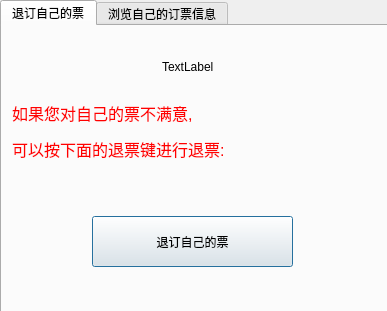
<?xml version="1.0" encoding="UTF-8"?>
<ui version="4.0">
 <class>UserDialog</class>
 <widget class="QDialog" name="UserDialog">
  <property name="geometry">
   <rect>
    <x>0</x>
    <y>0</y>
    <width>387</width>
    <height>311</height>
   </rect>
  </property>
  <property name="windowTitle">
   <string>Dialog</string>
  </property>
  <widget class="QTabWidget" name="tabWidget">
   <property name="geometry">
    <rect>
     <x>0</x>
     <y>0</y>
     <width>391</width>
     <height>321</height>
    </rect>
   </property>
   <property name="currentIndex">
    <number>0</number>
   </property>
   <widget class="QWidget" name="tab_2">
    <attribute name="title">
     <string>退订自己的票</string>
    </attribute>
    <widget class="QLabel" name="label_11">
     <property name="geometry">
      <rect>
       <x>10</x>
       <y>70</y>
       <width>331</width>
       <height>71</height>
      </rect>
     </property>
     <property name="text">
      <string>&lt;html&gt;&lt;head/&gt;&lt;body&gt;&lt;p&gt;&lt;span style=&quot; font-size:12pt; color:#ff0000;&quot;&gt;如果您对自己的票不满意,&lt;/span&gt;&lt;/p&gt;&lt;p&gt;&lt;span style=&quot; font-size:12pt; color:#ff0000;&quot;&gt;可以按下面的退票键进行退票:&lt;/span&gt;&lt;/p&gt;&lt;/body&gt;&lt;/html&gt;</string>
     </property>
    </widget>
    <widget class="QPushButton" name="DeletePassengerButton">
     <property name="geometry">
      <rect>
       <x>90</x>
       <y>190</y>
       <width>201</width>
       <height>51</height>
      </rect>
     </property>
     <property name="text">
      <string>退订自己的票</string>
     </property>
    </widget>
    <widget class="QLabel" name="label_12">
     <property name="geometry">
      <rect>
       <x>160</x>
       <y>30</y>
       <width>211</width>
       <height>21</height>
      </rect>
     </property>
     <property name="text">
      <string>TextLabel</string>
     </property>
    </widget>
   </widget>
   <widget class="QWidget" name="tab">
    <attribute name="title">
     <string>浏览自己的订票信息</string>
    </attribute>
    <widget class="QLabel" name="label">
     <property name="geometry">
      <rect>
       <x>20</x>
       <y>15</y>
       <width>71</width>
       <height>21</height>
      </rect>
     </property>
     <property name="text">
      <string>您的用户名:</string>
     </property>
    </widget>
    <widget class="QLineEdit" name="lineEdit">
     <property name="geometry">
      <rect>
       <x>90</x>
       <y>20</y>
       <width>113</width>
       <height>21</height>
      </rect>
     </property>
    </widget>
    <widget class="QLabel" name="label_2">
     <property name="geometry">
      <rect>
       <x>20</x>
       <y>60</y>
       <width>81</width>
       <height>21</height>
      </rect>
     </property>
     <property name="text">
      <string>您的真实姓名:</string>
     </property>
    </widget>
    <widget class="QLabel" name="label_3">
     <property name="geometry">
      <rect>
       <x>190</x>
       <y>60</y>
       <width>61</width>
       <height>21</height>
      </rect>
     </property>
     <property name="text">
      <string>您的性别:</string>
     </property>
    </widget>
    <widget class="QLabel" name="label_4">
     <property name="geometry">
      <rect>
       <x>20</x>
       <y>100</y>
       <width>61</width>
       <height>21</height>
      </rect>
     </property>
     <property name="text">
      <string>您的ID:</string>
     </property>
    </widget>
    <widget class="QLabel" name="label_5">
     <property name="geometry">
      <rect>
       <x>190</x>
       <y>100</y>
       <width>71</width>
       <height>21</height>
      </rect>
     </property>
     <property name="text">
      <string>您的手机号:</string>
     </property>
    </widget>
    <widget class="QLabel" name="label_6">
     <property name="geometry">
      <rect>
       <x>20</x>
       <y>140</y>
       <width>131</width>
       <height>21</height>
      </rect>
     </property>
     <property name="text">
      <string>您的所乘坐的动车编号:</string>
     </property>
    </widget>
    <widget class="QLabel" name="label_7">
     <property name="geometry">
      <rect>
       <x>190</x>
       <y>230</y>
       <width>61</width>
       <height>21</height>
      </rect>
     </property>
     <property name="text">
      <string>终点站:</string>
     </property>
    </widget>
    <widget class="QLabel" name="label_8">
     <property name="geometry">
      <rect>
       <x>20</x>
       <y>180</y>
       <width>61</width>
       <height>21</height>
      </rect>
     </property>
     <property name="text">
      <string>发车时间:</string>
     </property>
    </widget>
    <widget class="QLabel" name="label_9">
     <property name="geometry">
      <rect>
       <x>210</x>
       <y>180</y>
       <width>61</width>
       <height>21</height>
      </rect>
     </property>
     <property name="text">
      <string>座位类型:</string>
     </property>
    </widget>
    <widget class="QLabel" name="label_10">
     <property name="geometry">
      <rect>
       <x>20</x>
       <y>230</y>
       <width>61</width>
       <height>21</height>
      </rect>
     </property>
     <property name="text">
      <string>起始站:</string>
     </property>
    </widget>
    <widget class="QLineEdit" name="lineEdit_2">
     <property name="geometry">
      <rect>
       <x>100</x>
       <y>60</y>
       <width>81</width>
       <height>20</height>
      </rect>
     </property>
    </widget>
    <widget class="QLineEdit" name="lineEdit_3">
     <property name="geometry">
      <rect>
       <x>250</x>
       <y>60</y>
       <width>81</width>
       <height>20</height>
      </rect>
     </property>
    </widget>
    <widget class="QLineEdit" name="lineEdit_4">
     <property name="geometry">
      <rect>
       <x>70</x>
       <y>100</y>
       <width>101</width>
       <height>20</height>
      </rect>
     </property>
    </widget>
    <widget class="QLineEdit" name="lineEdit_5">
     <property name="geometry">
      <rect>
       <x>260</x>
       <y>100</y>
       <width>91</width>
       <height>20</height>
      </rect>
     </property>
    </widget>
    <widget class="QLineEdit" name="lineEdit_6">
     <property name="geometry">
      <rect>
       <x>150</x>
       <y>140</y>
       <width>81</width>
       <height>20</height>
      </rect>
     </property>
    </widget>
    <widget class="QLineEdit" name="lineEdit_7">
     <property name="geometry">
      <rect>
       <x>70</x>
       <y>180</y>
       <width>131</width>
       <height>20</height>
      </rect>
     </property>
    </widget>
    <widget class="QLineEdit" name="lineEdit_8">
     <property name="geometry">
      <rect>
       <x>280</x>
       <y>180</y>
       <width>81</width>
       <height>20</height>
      </rect>
     </property>
    </widget>
    <widget class="QLineEdit" name="lineEdit_9">
     <property name="geometry">
      <rect>
       <x>60</x>
       <y>230</y>
       <width>81</width>
       <height>20</height>
      </rect>
     </property>
    </widget>
    <widget class="QLineEdit" name="lineEdit_10">
     <property name="geometry">
      <rect>
       <x>240</x>
       <y>230</y>
       <width>81</width>
       <height>20</height>
      </rect>
     </property>
    </widget>
   </widget>
  </widget>
 </widget>
 <resources/>
 <connections/>
</ui>
